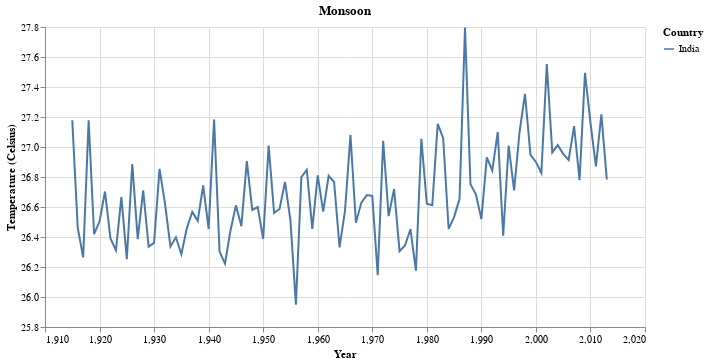

The notebook cell this image was saved under:
### Code cell
create_chart(top_collapsed[top_collapsed['season'] == 'monsoon'], 'Monsoon')

### Figure 1 — Vega-Lite specification as saved in the notebook (floating-point values rounded to 4 significant figures)
{"config": {"view": {"continuousWidth": 400, "continuousHeight": 300}}, "data": {"name": "data-7a0d0086f9c229d24566ff528839a8b8"}, "mark": "line", "encoding": {"color": {"field": "country", "title": "Country", "type": "nominal"}, "tooltip": [{"field": "year", "type": "quantitative"}, {"field": "averagetemperature", "type": "quantitative"}, {"field": "country", "type": "nominal"}], "x": {"field": "year", "title": "Year", "type": "quantitative"}, "y": {"field": "averagetemperature", "scale": {"zero": false}, "title": "Temperature (Celsius)", "type": "quantitative"}}, "height": 300, "title": "Monsoon", "width": 600, "$schema": "https://vega.github.io/schema/vega-lite/v4.17.0.json", "datasets": {"data-7a0d0086f9c229d24566ff528839a8b8": [{"year": 1915, "season": "monsoon", "country": "India", "averagetemperature": 27.18, "movingaverage": 24.92}, {"year": 1916, "season": "monsoon", "country": "India", "averagetemperature": 26.46, "movingaverage": 26.81}, {"year": 1917, "season": "monsoon", "country": "India", "averagetemperature": 26.26, "movingaverage": 26.33}, {"year": 1918, "season": "monsoon", "country": "India", "averagetemperature": 27.18, "movingaverage": 26.8}, {"year": 1919, "season": "monsoon", "country": "India", "averagetemperature": 26.42, "movingaverage": 26.73}, {"year": 1920, "season": "monsoon", "country": "India", "averagetemperature": 26.5, "movingaverage": 26.46}, {"year": 1921, "season": "monsoon", "country": "India", "averagetemperature": 26.7, "movingaverage": 26.67}, {"year": 1922, "season": "monsoon", "country": "India", "averagetemperature": 26.39, "movingaverage": 25.53}, {"year": 1923, "season": "monsoon", "country": "India", "averagetemperature": 26.31, "movingaverage": 26.29}, {"year": 1924, "season": "monsoon", "country": "India", "averagetemperature": 26.67, "movingaverage": 26.48}, {"year": 1925, "season": "monsoon", "country": "India", "averagetemperature": 26.25, "movingaverage": 26.39}, {"year": 1926, "season": "monsoon", "country": "India", "averagetemperature": 26.89, "movingaverage": 26.67}, {"year": 1927, "season": "monsoon", "country": "India", "averagetemperature": 26.39, "movingaverage": 26.6}, {"year": 1928, "season": "monsoon", "country": "India", "averagetemperature": 26.71, "movingaverage": 26.51}, {"year": 1929, "season": "monsoon", "country": "India", "averagetemperature": 26.34, "movingaverage": 26.57}, {"year": 1930, "season": "monsoon", "country": "India", "averagetemperature": 26.36, "movingaverage": 26.32}, {"year": 1931, "season": "monsoon", "country": "India", "averagetemperature": 26.85, "movingaverage": 26.6}, {"year": 1932, "season": "monsoon", "country": "India", "averagetemperature": 26.62, "movingaverage": 26.77}, {"year": 1933, "season": "monsoon", "country": "India", "averagetemperature": 26.34, "movingaverage": 25.63}, {"year": 1934, "season": "monsoon", "country": "India", "averagetemperature": 26.4, "movingaverage": 26.34}, {"year": 1935, "season": "monsoon", "country": "India", "averagetemperature": 26.29, "movingaverage": 26.35}, {"year": 1936, "season": "monsoon", "country": "India", "averagetemperature": 26.46, "movingaverage": 26.34}, {"year": 1937, "season": "monsoon", "country": "India", "averagetemperature": 26.57, "movingaverage": 26.49}, {"year": 1938, "season": "monsoon", "country": "India", "averagetemperature": 26.51, "movingaverage": 26.55}, {"year": 1939, "season": "monsoon", "country": "India", "averagetemperature": 26.74, "movingaverage": 26.61}, {"year": 1940, "season": "monsoon", "country": "India", "averagetemperature": 26.45, "movingaverage": 26.66}, {"year": 1941, "season": "monsoon", "country": "India", "averagetemperature": 27.18, "movingaverage": 26.8}, {"year": 1942, "season": "monsoon", "country": "India", "averagetemperature": 26.3, "movingaverage": 26.75}, {"year": 1943, "season": "monsoon", "country": "India", "averagetemperature": 26.22, "movingaverage": 26.31}, {"year": 1944, "season": "monsoon", "country": "India", "averagetemperature": 26.44, "movingaverage": 26.29}, {"year": 1945, "season": "monsoon", "country": "India", "averagetemperature": 26.61, "movingaverage": 26.52}, {"year": 1946, "season": "monsoon", "country": "India", "averagetemperature": 26.47, "movingaverage": 26.57}, {"year": 1947, "season": "monsoon", "country": "India", "averagetemperature": 26.91, "movingaverage": 26.68}, {"year": 1948, "season": "monsoon", "country": "India", "averagetemperature": 26.58, "movingaverage": 26.77}, {"year": 1949, "season": "monsoon", "country": "India", "averagetemperature": 26.6, "movingaverage": 26.56}, {"year": 1950, "season": "monsoon", "country": "India", "averagetemperature": 26.39, "movingaverage": 26.49}, {"year": 1951, "season": "monsoon", "country": "India", "averagetemperature": 27.01, "movingaverage": 26.74}, {"year": 1952, "season": "monsoon", "country": "India", "averagetemperature": 26.56, "movingaverage": 26.79}, {"year": 1953, "season": "monsoon", "country": "India", "averagetemperature": 26.59, "movingaverage": 26.55}, {"year": 1954, "season": "monsoon", "country": "India", "averagetemperature": 26.77, "movingaverage": 25.33}, {"year": 1955, "season": "monsoon", "country": "India", "averagetemperature": 26.51, "movingaverage": 26.69}, {"year": 1956, "season": "monsoon", "country": "India", "averagetemperature": 25.95, "movingaverage": 26.16}, {"year": 1957, "season": "monsoon", "country": "India", "averagetemperature": 26.8, "movingaverage": 26.42}, {"year": 1958, "season": "monsoon", "country": "India", "averagetemperature": 26.85, "movingaverage": 26.81}, {"year": 1959, "season": "monsoon", "country": "India", "averagetemperature": 26.45, "movingaverage": 26.64}, {"year": 1960, "season": "monsoon", "country": "India", "averagetemperature": 26.81, "movingaverage": 26.65}, {"year": 1961, "season": "monsoon", "country": "India", "averagetemperature": 26.57, "movingaverage": 26.66}, {"year": 1962, "season": "monsoon", "country": "India", "averagetemperature": 26.81, "movingaverage": 26.75}, {"year": 1963, "season": "monsoon", "country": "India", "averagetemperature": 26.77, "movingaverage": 26.8}, {"year": 1964, "season": "monsoon", "country": "India", "averagetemperature": 26.33, "movingaverage": 24.25}, {"year": 1965, "season": "monsoon", "country": "India", "averagetemperature": 26.57, "movingaverage": 26.47}, {"year": 1966, "season": "monsoon", "country": "India", "averagetemperature": 27.08, "movingaverage": 26.88}, {"year": 1967, "season": "monsoon", "country": "India", "averagetemperature": 26.5, "movingaverage": 26.77}, {"year": 1968, "season": "monsoon", "country": "India", "averagetemperature": 26.63, "movingaverage": 26.54}, {"year": 1969, "season": "monsoon", "country": "India", "averagetemperature": 26.68, "movingaverage": 26.67}, {"year": 1970, "season": "monsoon", "country": "India", "averagetemperature": 26.67, "movingaverage": 26.68}, {"year": 1971, "season": "monsoon", "country": "India", "averagetemperature": 26.15, "movingaverage": 26.38}, {"year": 1972, "season": "monsoon", "country": "India", "averagetemperature": 27.04, "movingaverage": 26.64}, {"year": 1973, "season": "monsoon", "country": "India", "averagetemperature": 26.54, "movingaverage": 26.78}, {"year": 1974, "season": "monsoon", "country": "India", "averagetemperature": 26.72, "movingaverage": 26.6}, {"year": 1975, "season": "monsoon", "country": "India", "averagetemperature": 26.31, "movingaverage": 25.9}, {"year": 1976, "season": "monsoon", "country": "India", "averagetemperature": 26.34, "movingaverage": 26.4}, {"year": 1977, "season": "monsoon", "country": "India", "averagetemperature": 26.45, "movingaverage": 26.33}, {"year": 1978, "season": "monsoon", "country": "India", "averagetemperature": 26.18, "movingaverage": 26.31}, {"year": 1979, "season": "monsoon", "country": "India", "averagetemperature": 27.05, "movingaverage": 26.66}, {"year": 1980, "season": "monsoon", "country": "India", "averagetemperature": 26.62, "movingaverage": 26.81}, {"year": 1981, "season": "monsoon", "country": "India", "averagetemperature": 26.61, "movingaverage": 26.61}, {"year": 1982, "season": "monsoon", "country": "India", "averagetemperature": 27.15, "movingaverage": 26.97}, {"year": 1983, "season": "monsoon", "country": "India", "averagetemperature": 27.06, "movingaverage": 27.05}, {"year": 1984, "season": "monsoon", "country": "India", "averagetemperature": 26.45, "movingaverage": 26.73}, {"year": 1985, "season": "monsoon", "country": "India", "averagetemperature": 26.53, "movingaverage": 25.91}, {"year": 1986, "season": "monsoon", "country": "India", "averagetemperature": 26.65, "movingaverage": 26.62}, {"year": 1987, "season": "monsoon", "country": "India", "averagetemperature": 27.8, "movingaverage": 27.24}, {"year": 1988, "season": "monsoon", "country": "India", "averagetemperature": 26.75, "movingaverage": 27.24}, {"year": 1989, "season": "monsoon", "country": "India", "averagetemperature": 26.68, "movingaverage": 26.75}, {"year": 1990, "season": "monsoon", "country": "India", "averagetemperature": 26.52, "movingaverage": 26.55}, {"year": 1991, "season": "monsoon", "country": "India", "averagetemperature": 26.93, "movingaverage": 26.83}, {"year": 1992, "season": "monsoon", "country": "India", "averagetemperature": 26.84, "movingaverage": 26.88}, {"year": 1993, "season": "monsoon", "country": "India", "averagetemperature": 27.1, "movingaverage": 26.91}, {"year": 1994, "season": "monsoon", "country": "India", "averagetemperature": 26.41, "movingaverage": 26.75}, {"year": 1995, "season": "monsoon", "country": "India", "averagetemperature": 27.01, "movingaverage": 26.08}, {"year": 1996, "season": "monsoon", "country": "India", "averagetemperature": 26.71, "movingaverage": 26.91}, {"year": 1997, "season": "monsoon", "country": "India", "averagetemperature": 27.1, "movingaverage": 26.87}, {"year": 1998, "season": "monsoon", "country": "India", "averagetemperature": 27.35, "movingaverage": 27.19}, {"year": 1999, "season": "monsoon", "country": "India", "averagetemperature": 26.95, "movingaverage": 27.18}, {"year": 2000, "season": "monsoon", "country": "India", "averagetemperature": 26.9, "movingaverage": 26.88}, {"year": 2001, "season": "monsoon", "country": "India", "averagetemperature": 26.83, "movingaverage": 26.86}, {"year": 2002, "season": "monsoon", "country": "India", "averagetemperature": 27.55, "movingaverage": 27.33}, {"year": 2003, "season": "monsoon", "country": "India", "averagetemperature": 26.96, "movingaverage": 27.14}, {"year": 2004, "season": "monsoon", "country": "India", "averagetemperature": 27.01, "movingaverage": 27.03}, {"year": 2005, "season": "monsoon", "country": "India", "averagetemperature": 26.95, "movingaverage": 26.92}, {"year": 2006, "season": "monsoon", "country": "India", "averagetemperature": 26.91, "movingaverage": null}, {"year": 2007, "season": "monsoon", "country": "India", "averagetemperature": 27.14, "movingaverage": 26.99}, {"year": 2008, "season": "monsoon", "country": "India", "averagetemperature": 26.78, "movingaverage": 26.98}, {"year": 2009, "season": "monsoon", "country": "India", "averagetemperature": 27.5, "movingaverage": 27.09}, {"year": 2010, "season": "monsoon", "country": "India", "averagetemperature": 27.16, "movingaverage": 27.35}, {"year": 2011, "season": "monsoon", "country": "India", "averagetemperature": 26.87, "movingaverage": 27.03}, {"year": 2012, "season": "monsoon", "country": "India", "averagetemperature": 27.22, "movingaverage": 27.07}, {"year": 2013, "season": "monsoon", "country": "India", "averagetemperature": 26.78, "movingaverage": 26.96}]}}
